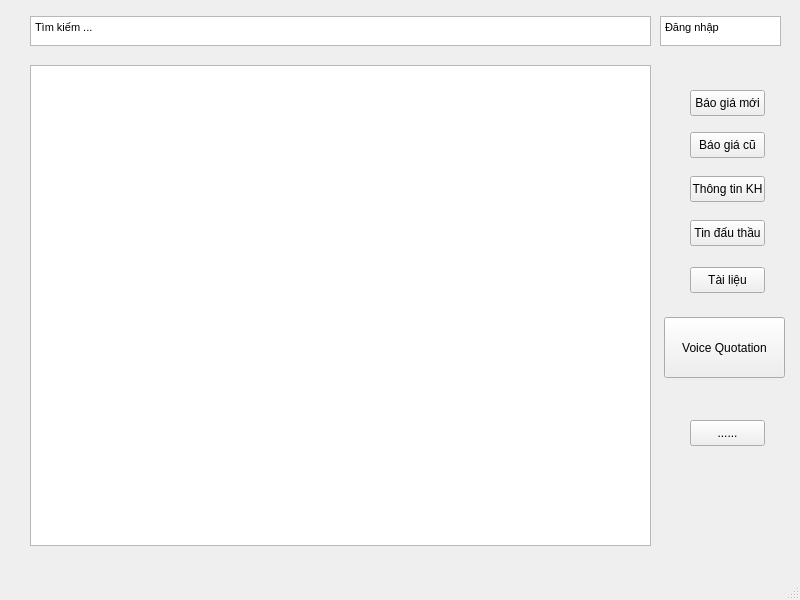
<?xml version="1.0" encoding="UTF-8"?>
<ui version="4.0">
 <class>MainWindow</class>
 <widget class="QMainWindow" name="MainWindow">
  <property name="geometry">
   <rect>
    <x>0</x>
    <y>0</y>
    <width>800</width>
    <height>600</height>
   </rect>
  </property>
  <property name="windowTitle">
   <string>MainWindow</string>
  </property>
  <widget class="QWidget" name="centralwidget">
   <widget class="QTextEdit" name="textEdit">
    <property name="geometry">
     <rect>
      <x>660</x>
      <y>16</y>
      <width>121</width>
      <height>30</height>
     </rect>
    </property>
    <property name="html">
     <string>&lt;!DOCTYPE HTML PUBLIC &quot;-//W3C//DTD HTML 4.0//EN&quot; &quot;http://www.w3.org/TR/REC-html40/strict.dtd&quot;&gt;
&lt;html&gt;&lt;head&gt;&lt;meta name=&quot;qrichtext&quot; content=&quot;1&quot; /&gt;&lt;style type=&quot;text/css&quot;&gt;
p, li { white-space: pre-wrap; }
&lt;/style&gt;&lt;/head&gt;&lt;body style=&quot; font-family:'MS Shell Dlg 2'; font-size:8.25pt; font-weight:400; font-style:normal;&quot;&gt;
&lt;p style=&quot; margin-top:0px; margin-bottom:0px; margin-left:0px; margin-right:0px; -qt-block-indent:0; text-indent:0px;&quot;&gt;Đăng nhập&lt;/p&gt;&lt;/body&gt;&lt;/html&gt;</string>
    </property>
   </widget>
   <widget class="QPushButton" name="but_bg_moi">
    <property name="geometry">
     <rect>
      <x>690</x>
      <y>90</y>
      <width>75</width>
      <height>26</height>
     </rect>
    </property>
    <property name="text">
     <string>Báo giá mới</string>
    </property>
   </widget>
   <widget class="QPushButton" name="but_bg_cu">
    <property name="geometry">
     <rect>
      <x>690</x>
      <y>132</y>
      <width>75</width>
      <height>26</height>
     </rect>
    </property>
    <property name="text">
     <string>Báo giá cũ</string>
    </property>
   </widget>
   <widget class="QPushButton" name="pushButton_3">
    <property name="geometry">
     <rect>
      <x>690</x>
      <y>176</y>
      <width>75</width>
      <height>26</height>
     </rect>
    </property>
    <property name="text">
     <string>Thông tin KH</string>
    </property>
   </widget>
   <widget class="QPushButton" name="pushButton_4">
    <property name="geometry">
     <rect>
      <x>690</x>
      <y>220</y>
      <width>75</width>
      <height>26</height>
     </rect>
    </property>
    <property name="text">
     <string>Tin đấu thầu</string>
    </property>
   </widget>
   <widget class="QPushButton" name="pushButton_5">
    <property name="geometry">
     <rect>
      <x>690</x>
      <y>267</y>
      <width>75</width>
      <height>26</height>
     </rect>
    </property>
    <property name="text">
     <string>Tài liệu</string>
    </property>
   </widget>
   <widget class="QPushButton" name="but_bg_voice">
    <property name="geometry">
     <rect>
      <x>664</x>
      <y>317</y>
      <width>121</width>
      <height>61</height>
     </rect>
    </property>
    <property name="text">
     <string>Voice Quotation</string>
    </property>
   </widget>
   <widget class="QPushButton" name="but_stop_bg_voice">
    <property name="geometry">
     <rect>
      <x>690</x>
      <y>420</y>
      <width>75</width>
      <height>26</height>
     </rect>
    </property>
    <property name="text">
     <string>......</string>
    </property>
   </widget>
   <widget class="QTextEdit" name="text_tb">
    <property name="geometry">
     <rect>
      <x>30</x>
      <y>16</y>
      <width>621</width>
      <height>30</height>
     </rect>
    </property>
    <property name="html">
     <string>&lt;!DOCTYPE HTML PUBLIC &quot;-//W3C//DTD HTML 4.0//EN&quot; &quot;http://www.w3.org/TR/REC-html40/strict.dtd&quot;&gt;
&lt;html&gt;&lt;head&gt;&lt;meta name=&quot;qrichtext&quot; content=&quot;1&quot; /&gt;&lt;style type=&quot;text/css&quot;&gt;
p, li { white-space: pre-wrap; }
&lt;/style&gt;&lt;/head&gt;&lt;body style=&quot; font-family:'MS Shell Dlg 2'; font-size:8.25pt; font-weight:400; font-style:normal;&quot;&gt;
&lt;p style=&quot; margin-top:0px; margin-bottom:0px; margin-left:0px; margin-right:0px; -qt-block-indent:0; text-indent:0px;&quot;&gt;Tìm kiếm ...&lt;/p&gt;&lt;/body&gt;&lt;/html&gt;</string>
    </property>
   </widget>
   <widget class="QTableWidget" name="tableWidget">
    <property name="geometry">
     <rect>
      <x>30</x>
      <y>65</y>
      <width>621</width>
      <height>481</height>
     </rect>
    </property>
   </widget>
  </widget>
  <widget class="QMenuBar" name="menubar">
   <property name="geometry">
    <rect>
     <x>0</x>
     <y>0</y>
     <width>800</width>
     <height>21</height>
    </rect>
   </property>
  </widget>
  <widget class="QStatusBar" name="statusbar"/>
 </widget>
 <resources/>
 <connections/>
</ui>
